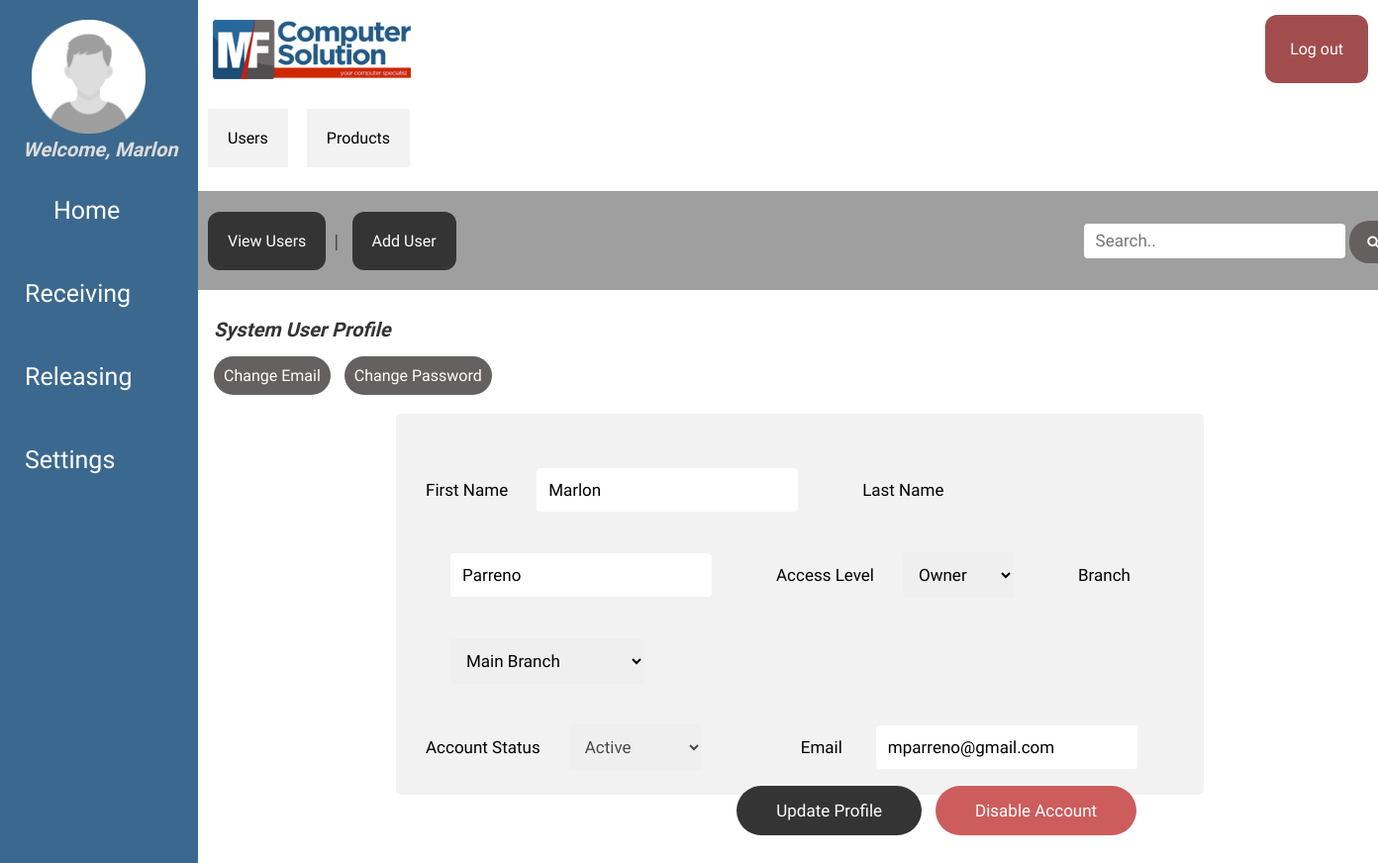
Screenshot of /index.php?page=settings&subpage=users&action=profile&id=10000001 (signed in) with the database file from the repository.
### tables this page shows
CREATE TABLE `tbl_users` (
  `user_id` int(8) unsigned NOT NULL auto_increment, 
  `user_lname` varchar(30) NOT NULL default '',
  `user_fname` varchar(30) NOT NULL default '',
  `user_email` varchar(50) NOT NULL default '',
  `user_pass` varchar(50) NOT NULL default '',
  `user_status` int(1) NOT NULL default '0',
  `user_branch` varchar(30) NOT NULL default '',
  `user_access` varchar(30) NOT NULL default '',
  PRIMARY KEY  (`user_id`)
);

### classes/class.user.php (called while the page is built, shortened)
<?php
class User{
	private $DB_SERVER='localhost';
	private $DB_USERNAME='root';
	private $DB_PASSWORD='';
	private $DB_DATABASE='db_mfcomp';
	private $conn;
	public function __construct(){
		$this->conn = new PDO("mysql:host=".$this->DB_SERVER.";dbname=".$this->DB_DATABASE,$this->DB_USERNAME,$this->DB_PASSWORD);
	}
	function get_user_id($email){
		$sql="SELECT user_id FROM tbl_users WHERE user_email = :email";
		$q = $this->conn->prepare($sql);
		$q->execute(['email' => $email]);
		$user_id = $q->fetchColumn();
		return $user_id;
	}
	function get_user_email($id){
		$sql="SELECT user_email FROM tbl_users WHERE user_id = :id";
		$q = $this->conn->prepare($sql);
		$q->execute(['id' => $id]);
		$user_email = $q->fetchColumn();
		return $user_email;
	}
	function get_user_firstname($id){
		$sql="SELECT user_fname FROM tbl_users WHERE user_id = :id";
		$q = $this->conn->prepare($sql);
		$q->execute(['id' => $id]);
		$user_fname = $q->fetchColumn();
		return $user_fname;
	}
	function get_user_lastname($id){
		$sql="SELECT user_lname FROM tbl_users WHERE user_id = :id";
		$q = $this->conn->prepare($sql);
		$q->execute(['id' => $id]);
		$user_lname = $q->fetchColumn();
		return $user_lname;
	}
	function get_user_access($id){
		$sql="SELECT user_access FROM tbl_users WHERE user_id = :id";
		$q = $this->conn->prepare($sql);
		$q->execute(['id' => $id]);
		$user_access = $q->fetchColumn();
		return $user_access;
	}
	function get_user_branch($id){
		$sql="SELECT user_branch FROM tbl_users WHERE user_id = :id";
		$q = $this->conn->prepare($sql);
		$q->execute(['id' => $id]);
		$user_branch = $q->fetchColumn();
		return $user_branch;
	}
	function get_user_status($id){
		$sql="SELECT user_status FROM tbl_users WHERE user_id = :id";
		$q = $this->conn->prepare($sql);
		$q->execute(['id' => $id]);
		$user_status = $q->fetchColumn();
		return $user_status;
	}
}

### index.php (the view, shortened to what this page needs)
<?php
include_once 'classes/class.user.php';
$page = (isset($_GET['page']) && $_GET['page'] != '') ? $_GET['page'] : '';
$user = new User();
$user_id = $user->get_user_id($_SESSION['user_email']);
?>
<!DOCTYPE html>
<html>
		<head>
            <link rel="stylesheet" href="https://cdnjs.cloudflare.com/ajax/libs/font-awesome/4.7.0/css/font-awesome.min.css">
			<link rel="stylesheet" href="css/stylesheet.css">
		</head>
	<body>
		<div class="topnav">
          <div class="sidenav">
		  <img class="index-userprofile" src="images/userprofile.png">
          <span img class="move-right" src="images/settings.png"><?php echo 'Welcome, '.$user->get_user_firstname($user_id);?>&nbsp;&nbsp; &nbsp;&nbsp; &nbsp;&nbsp;</span>
                <a href="index.php">Home</a>
                <a href="index.php?page=receive">Receiving</a>
                <a href="index.php?page=release">Releasing</a>
                <a href="index.php?page=settings">Settings</a>
            </div>
         </div>
         <div class="main">
         <img class="index-logo" src="images/LOGO.png">
            <div class="topnav-right">
                <a href="logout.php" class="menu-logout">Log out</a>
            </div>
        </div>
                <?php
                switch($page){
                            case 'settings':
                                require_once 'settings-module/index.php';
                            break;
                        }
                ?>
            </div>
        </div>
    </div>
	</body>
</html>

### users-module/view-profile.php (shortened to what this page needs)
<h3>System User Profile</h3>
<div class="btn-box">
<a class="viewbtn" onclick="document.getElementById('id03').style.display='block'">Change Email</a>
<a class="viewbtn" onclick="document.getElementById('id02').style.display='block'">Change Password</a>
</div>
<br/>
<div id="form-block-user">
<form method="POST" action="processes/process.user.php?action=update">
        <div id="form-block-half">
            <label for="fname" class="input-text">First Name</label>
            <input type="text" id="fname" class="input" name="firstname" value="<?php echo $user->get_user_firstname($id);?>" placeholder="Your name..">
            <label for="lname" class="input-text">Last Name</label>
            <input type="text" id="lname" class="input" name="lastname" value="<?php echo $user->get_user_lastname($id);?>" placeholder="Your last name..">
            <label for="access" class="input-text">Access Level</label>
            <select id="access" name="access">
              <option value="owner" <?php if($user->get_user_access($id) == "Owner"){ echo "selected";};?>>Owner</option>
            </select>
            <label for="branch" class="input-text">Branch</label>
            <select id="branch" name="branch">
              <option value="Main" <?php if($user->get_user_branch($id) == "Main Branch"){ echo "selected";};?>>Main Branch</option>
            </select>
        </div>
        <div id="form-block-half">
            <label for="status" class="input-text">Account Status</label>
            <select id="status" name="status" disabled>
              <option <?php if($user->get_user_status($id) == "1"){ echo "selected";};?>>Active</option>
            </select>
            <label for="email" class="input-email">Email</label>
            <input type="email" id="email" class="input" name="email" disabled value="<?php echo $user->get_user_email($id);?>" placeholder="Your email..">
        </div>
        <div id="button-block">
        <input type="submit" value="Update Profile">
          <?php
            if($user->get_user_status($id) == "1"){
              ?>
                <a class="statusbtn" onclick="document.getElementById('id01').style.display='block'">Disable Account</a>
              <?php
            }else{
            ?>
                <a class="statusbtn" onclick="document.getElementById('id01').style.display='block'">Activate Account</a>
            <?php
            }
          ?>
        </div>

### css/stylesheet.css (style rules this page uses)
* { box-sizing: border-box; }
body { margin: 0; height: 100vh; }
.move-right { font-family: 'Tilt Neon'; font-weight: bold; font-style: italic; color: #ddd; font-size: 20px; margin-left: 23px; }
.index-userprofile { width: 115px; height: 115px; margin-left: 32px; }
.index-logo { width: 200px; height: 60px; margin-left: 215px; margin-top: 20px; }
.sidenav { background-color: #3b688e; font-family: 'Tilt Neon'; height: 100%; width: 200px; position: fixed; z-index: 1; top: 0; left: 0; overflow-x: hidden; padding-top: 20px; }
.sidenav a { padding: 6px 6px 6px 32px; text-decoration: none; font-size: 25px; color: #818181; display: block; }
.main { height:100px; background-color: #ffffff; }
.topnav { position: relative; background-color: #90918c; overflow: hidden; }
.menu-logout { background-color: #a24d4d; font-family: 'Tilt Neon'; border: none; color: white; padding: 25px; text-decoration: none; display: inline-block; border-radius: 12px; margin-top: 15px; margin-right: 10px; }
.topnav a { font-family: 'Tilt Neon'; border: none; color: white; padding: 20px; text-align: center; text-decoration: none; display: inline-block; margin-left: 5px; margin-top: 15px; }
.topnav-right { float: right; }
input[type=text], select, textarea { font-family: 'Tilt Neon'; font-size: 17px; color: black; height: 50%; padding: 12px; border: 1px #7272AB; border-radius: 4px; box-sizing: border-box; margin-top: 25px; margin-bottom: 16px; resize: vertical; margin-left: 25px; margin-right: 61px; }
.input-text { font-family: 'Tilt Neon'; font-size: 17px; color: black; }
input[type=submit] { font-family: 'Tilt Neon'; font-size: 17px; background-color: #343434; color: #fff; padding: 15px 40px; border: none; border-radius: 25px; cursor: pointer; margin-right: 10px; }
input:disabled { cursor: default; background-color: -internal-light-dark(rgba(239, 239, 239, 0.3), rgba(59, 59, 59, 0.3)); color: -internal-light-dark(rgb(84, 84, 84), rgb(170, 170, 170)); border-color: rgba(118, 118, 118, 0.3); }
.input-email { font-family: 'Tilt Neon'; font-size: 17px; color: black; margin-left: 35px; margin-right: 30px; }
input[type="email" i] { background-color: #ffffff; padding: 1px 2px; font-family: 'Tilt Neon'; font-size: 17px; color: black; height: 50%; padding: 12px; border: 1px #7272AB; border-radius: 4px; box-sizing: border-box; margin-top: 25px; margin-bottom: 16px; resize: vertical; }
#form-block-user { border-radius: 5px; background-color: #f2f2f2; padding: 30px; width: 60%; height: 385px; margin: 0 auto; margin-right: 350px; margin-top: 30px; }
#button-block { width: 95%; text-align: right; }
.viewbtn { font-family: 'Tilt Neon'; background-color: rgb(102, 97, 97); color: white; padding: 10px; border: none; border-radius: 20px; cursor: pointer; margin-left: 10px; }
.statusbtn { font-family: 'Tilt Neon'; font-size: 17px; background-color: #cd5c5c; color: #fff; padding: 15px 40px; border: none; border-radius: 25px; cursor: pointer; }
.btn-box { float: right; width: 100%; }
* { box-sizing: border-box }
h3 { font-family: 'Tilt Neon'; font-style: italic; color: #343434; font-size: 20px; margin-left: 10px; margin-bottom: 25px; }
label { font-family: 'Tilt Neon'; color: #000000; font-size: 15px; }

### rows the page displays
tbl_users: $user->get_user_firstname($user_id) "Marlon", firstname "Marlon", lastname "Parreno", access "Owner", status "Active", email "mparreno@gmail.com"
